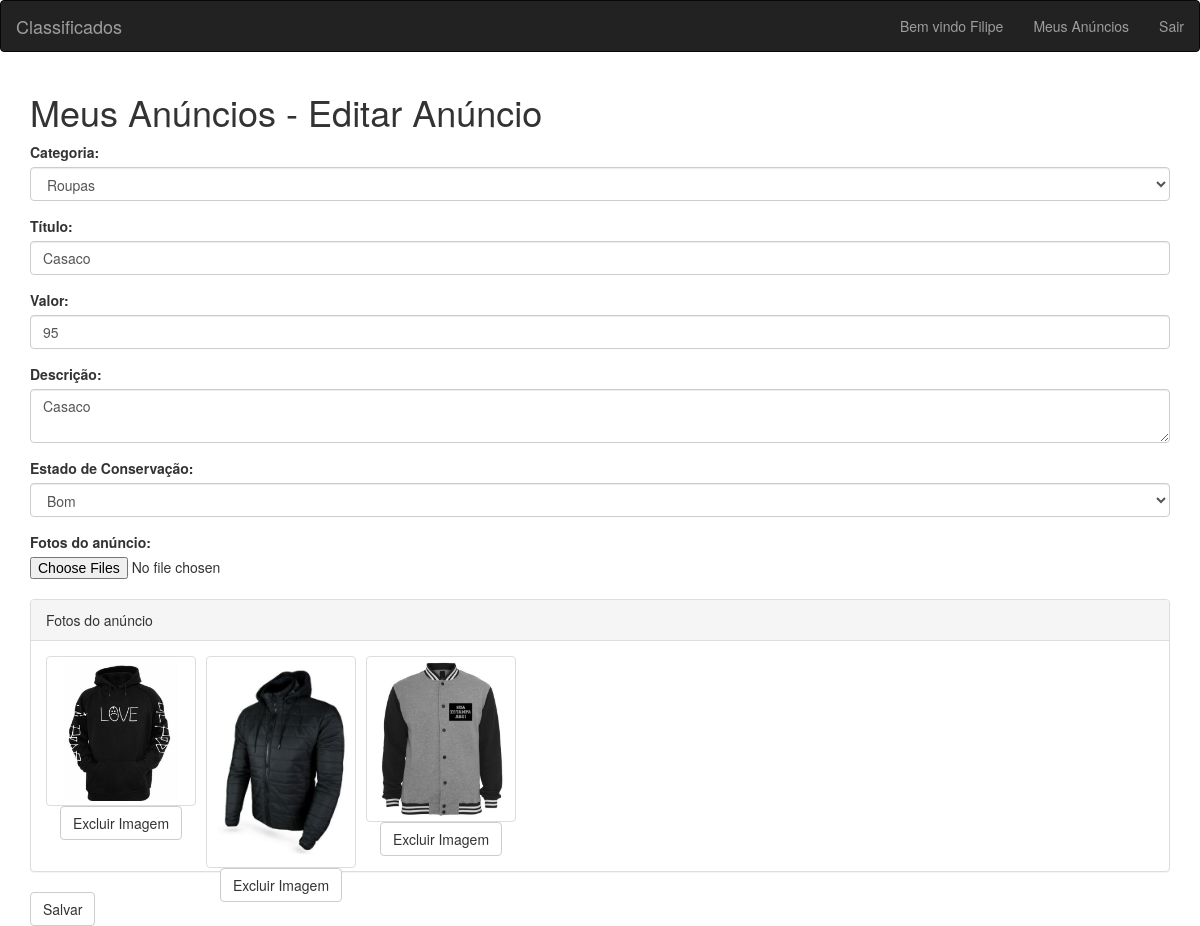
/editar-anuncio.php?id=11 (signed in), run on the app's committed database.
### tables this page shows
CREATE TABLE `usuarios` (
  `id` int(11) NOT NULL,
  `nome` varchar(100) NOT NULL,
  `email` varchar(100) NOT NULL,
  `senha` varchar(32) NOT NULL,
  `telefone` varchar(30) DEFAULT NULL
);

CREATE TABLE `anuncios` (
  `id` int(11) NOT NULL,
  `id_usuario` int(11) NOT NULL,
  `id_categoria` int(11) NOT NULL,
  `titulo` varchar(100) NOT NULL,
  `descricao` text NOT NULL,
  `valor` float NOT NULL,
  `estado` int(11) NOT NULL
);

CREATE TABLE `categorias` (
  `id` int(11) NOT NULL,
  `nome` varchar(100) NOT NULL
);

CREATE TABLE `anuncios_imagens` (
  `id` int(11) NOT NULL,
  `id_anuncio` int(11) NOT NULL,
  `url` varchar(100) NOT NULL
);

### classes/usuarios.class.php (called while the page is built, shortened)
<?php
class Usuarios {
    public function getNome($id) {
        global $pdo;
        $sql = "SELECT nome FROM usuarios WHERE id = :id";
        $sql = $pdo->prepare($sql);
        $sql->bindValue(":id", $id);
        $sql->execute();
        if($sql->rowCount() > 0) {
            $dado = $sql->fetch();
            return $dado['nome'];
        } else {
            return false;
        }
    }
}

### classes/categorias.class.php (called while the page is built)
<?php
class Categorias {
    public function getCategorias() {
        $array = array();
        global $pdo;
        $sql = "SELECT * FROM categorias";
        $sql = $pdo->query($sql);
        if($sql->rowCount() > 0) {
            $array = $sql->fetchAll();
        }
        return $array;
    }
}

### classes/anuncios.class.php (called while the page is built, shortened)
<?php
class Anuncios {
    public function getAnuncio($id) {
        global $pdo;
        $array = array();
        $sql = "SELECT *,
        (select categorias.nome from categorias WHERE categorias.
        id = anuncios.id_categoria) as categoria,
        (select usuarios.telefone from usuarios WHERE usuarios.
        id = anuncios.id_usuario) as telefone
        FROM anuncios WHERE id = :id";
        $sql = $pdo->prepare($sql);
        $sql->bindValue(":id", $id);
        $sql->execute();
        if($sql->rowCount() > 0) {
            $array = $sql->fetch();
            $array['fotos'] = array();
            $sql = "SELECT id, url FROM anuncios_imagens WHERE id_anuncio = :id_anuncio";
            $sql = $pdo->prepare($sql);
            $sql->bindValue(":id_anuncio", $id);
            $sql->execute();
            if($sql->rowCount() > 0) {
                $array['fotos'] = $sql->fetchAll();
            }
        }
        return $array;
    }
}

### editar-anuncio.php (the view, shortened to what this page needs)
<?php require_once 'pages/header.php' ?>
    <?php
require_once 'classes/anuncios.class.php';
$a = new Anuncios();
    ?>
    <?php
if(isset($_GET['id']) && !empty($_GET['id'])) {
    $info = $a->getAnuncio($_GET['id']);
} else {
    ?>
    <script>window.location.href="meus-anuncios.php";</script>
    <?php
}
?>
<div class="container">
    <h1>Meus Anúncios - Editar Anúncio</h1>
    <form method="POST" enctype="multipart/form-data">
        <div class="form-group">
            <label for="categoria">Categoria:</label>
            <select name="categoria" id="categoria" class="form-control">
                <?php
                require_once 'classes/categorias.class.php';
                $c = new Categorias();
                $cats = $c->getCategorias();
                foreach($cats as $cat):
                ?>
                <option value="<?php echo $cat['id']; ?>" <?php echo ($info['id_categoria'] == $cat['id'])?'selected="selected"' : '';?>><?php echo $cat['nome'] ?></option>
                <?php
                endforeach;
                ?>
            </select>
        </div>
        <div class="form-group">
            <label for="titulo">Título:</label>
            <input type="text" name="titulo" id="titulo" class="form-control" value="<?php echo $info['titulo']; ?>">
        </div>
        <div class="form-group">
            <label for="valor">Valor:</label>
            <input type="text" name="valor" id="valor" class="form-control"  value="<?php echo $info['valor']; ?>">
        </div>
        <div class="form-group">
            <label for="descricao">Descrição:</label>
            <textarea name="descricao" class="form-control"><?php echo $info['descricao']; ?></textarea>
        </div>
        <div class="form-group">
            <label for="estado">Estado de Conservação:</label>
            <select name="estado" id="estado" class="form-control">
                <option value="1" <?php echo ($info['estado'] == 1)?'selected="selected"' : '';?>>Bom</option>
            </select>
        </div>
        <div class="form-group">
            <label for="add_foto">Fotos do anúncio:</label>
            <input type="file" name="fotos[]" multiple />
            <br/>
            <div class="panel panel-default">
                <div class="panel-heading">
                    Fotos do anúncio
                </div>
                <div class="panel-body">
                    <?php foreach($info['fotos'] as $f): ?>
                        <div class="foto_item">
                            <img src="assets/images/anuncios/<?php echo $f['url']; ?>" class="img-thumbnail" border="0" />
                            <a href="excluir-foto.php?id=<?php echo $f['id']; ?>" class="btn btn-default">Excluir Imagem</a>
                        </div>
                    <?php endforeach; ?>
                </div>
            </div>
        </div>
        <input type="submit" value="Salvar" class="btn btn-default" />
    </form>
</div>
<?php require_once 'pages/footer.php' ?>

### pages/header.php (shortened to what this page needs)
<?php require_once 'config.php'; ?>
<!DOCTYPE html>
<html>
<head>
    <link rel="stylesheet" href="assets/css/bootstrap.min.css" />
    <link rel="stylesheet" href="assets/css/style.css" />
</head>
<body>
    <nav class="navbar navbar-inverse">
        <div class="container-fluid">
            <div class="navbar-header">
                <a href="./" class="navbar-brand">Classificados</a>
            </div>
            <ul class="nav navbar-nav navbar-right">
                <?php if(isset($_SESSION['cLogin']) && !empty($_SESSION['cLogin'])): ?>
                    <?php
                    require_once 'classes/usuarios.class.php';
                    $u = new Usuarios();
                    $nome = $u->getNome($_SESSION['cLogin']);
                    ?>
                    <li><a href="">Bem vindo <?php echo $nome ?></a></li>
                    <li><a href="meus-anuncios.php">Meus Anúncios</a></li>
                    <li><a href="sair.php">Sair</a></li>
                <?php else: ?>
                    <li><a href="cadastre-se.php">Cadastre-se</a></li>
                    <li><a href="login.php">Login</a></li>
                <?php endif; ?>
            </ul>
        </div>
    </nav>

### assets/css/style.css (style rules this page uses)
.foto_item { width: 150px; height: 200px; text-align: center; margin-right: 10px; float: left; }
.foto_item img { width: 150px; }

### data on the page
usuarios: nome "Filipe"
anuncios: categoria "Roupas", titulo "Casaco", valor "95", descricao "Casaco", estado "Bom"
anuncios_imagens: url (picture)
anuncios_imagens: url (picture)
anuncios_imagens: url (picture)
